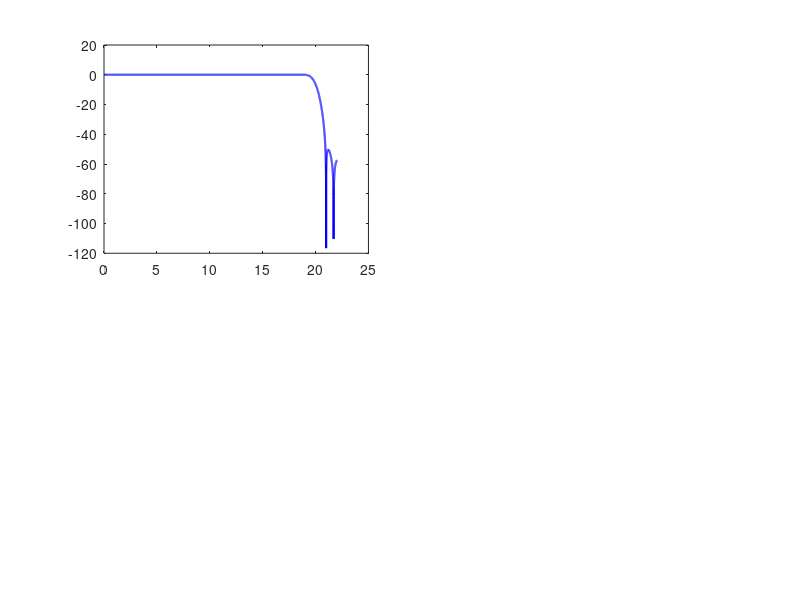

Here is the MATLAB script that generated this plot: (Note: this script raises an error after producing the figure.)
%% ========================================================================
%  FILTRE_ANTI_REPLIEMENT.m - Conception du filtre anti-repliement
%  APP Signal - ISEP 2025-2026 - Problème III
%  ========================================================================
clear; close all; clc;

fprintf('=== Conception du filtre anti-repliement ===\n\n');

%% Paramètres
Fe = 44100;        % Fréquence d'échantillonnage (Hz)
f_max = 20000;     % Fréquence max du signal utile (Hz)
SNR_cible = 90;    % dB

%% Gabarit du filtre
% Le filtre anti-repliement doit :
% 1. Laisser passer la bande [0, f_max] = [0, 20 kHz]
% 2. Atténuer les fréquences au-delà de Fe/2 = 22.05 kHz
% 3. L'atténuation doit être >= SNR_cible pour éviter le repliement

f_pass = f_max;         % Fréquence de coupure (fin bande passante)
f_stop = Fe/2;           % Début de la bande atténuée
delta_f = f_stop - f_pass;  % Bande de transition

% Ondulation en bande passante : on choisit Apass faible
Apass = 0.1;       % dB (ondulation max en bande passante)
Astop = SNR_cible;  % dB (atténuation en bande atténuée)

% Conversion en delta
delta1 = 10^(Apass/20) - 1;    % erreur bande passante
delta2 = 10^(-Astop/20);       % erreur bande atténuée

fprintf('--- Gabarit du filtre ---\n');
fprintf('  Type             : Passe-bas\n');
fprintf('  Fe               : %d Hz\n', Fe);
fprintf('  Fpass (fc)       : %d Hz\n', f_pass);
fprintf('  Fstop (fa)       : %.0f Hz\n', f_stop);
fprintf('  Bande transition : Δf = %.0f Hz\n', delta_f);
fprintf('  Apass            : %.1f dB (ondulation BP)\n', Apass);
fprintf('  Astop            : %d dB (atténuation BA)\n', Astop);
fprintf('  δ1               : %.6f\n', delta1);
fprintf('  δ2               : %.6e\n', delta2);

%% Conception avec différentes méthodes
fprintf('\n--- Conception du filtre ---\n');

% Normalisation des fréquences (entre 0 et 1, avec 1 = Fe/2)
Wpass = f_pass / (Fe/2);   % fréquence passante normalisée
Wstop = f_stop / (Fe/2);   % fréquence d'arrêt normalisée

fprintf('  Fréquences normalisées : Wpass = %.4f, Wstop = %.4f\n', Wpass, Wstop);

% Méthode 1 : Estimation de l'ordre par la formule de Kaiser
% N ≈ (-20*log10(sqrt(delta1*delta2)) - 13) / (14.6 * delta_f / Fe)
N_kaiser = ceil((-20*log10(sqrt(delta1*delta2)) - 13) / (14.6 * delta_f / Fe));
fprintf('\n  Estimation de l''ordre (formule de Kaiser) :\n');
fprintf('    N ≈ %d\n', N_kaiser);

% Méthode 2 : Utilisation de firpmord (si disponible)
try
    [N_pm, fo, ao, w] = firpmord([f_pass, f_stop], [1, 0], [delta1, delta2], Fe);
    fprintf('\n  Estimation de l''ordre (firpmord) :\n');
    fprintf('    N = %d\n', N_pm);
    
    % Synthèse du filtre equiripple (Parks-McClellan)
    h = firpm(N_pm, fo, ao, w);
    fprintf('    Filtre synthétisé avec %d coefficients\n', length(h));
catch
    fprintf('\n  firpmord non disponible, utilisation de fir1\n');
    N_pm = N_kaiser;
    % Filtre par fenêtre (méthode plus simple)
    h = fir1(N_pm, Wpass);
    fprintf('    Filtre FIR fenêtré avec %d coefficients\n', length(h));
end

%% Affichage de la réponse en fréquence
figure('Name', 'Filtre anti-repliement', 'Position', [100, 100, 1200, 800], 'Color', 'w');

% Calcul de la réponse en fréquence
M = 2^14;  % nombre de points FFT
[H, f] = freqz(h, 1, M, Fe);

% Amplitude en dB
subplot(2,2,1);
plot(f/1000, 20*log10(abs(H)), 'b', 'LineWidth', 1.5);
hold on;
xline(f_pass/1000, 'r--', 'fc = 20 kHz', 'LineWidth', 1);
xline(f_stop/1000, 'g--', 'Fe/2 = 22.05 kHz', 'LineWidth', 1);
yline(-Astop, 'k--', sprintf('-%d dB', Astop), 'LineWidth', 1);
xlabel('Fréquence (kHz)'); ylabel('|H(f)| (dB)');
title('Réponse en fréquence (dB)');
grid on; xlim([0, Fe/2/1000]);
ylim([-120, 5]);

% Amplitude linéaire
subplot(2,2,2);
plot(f/1000, abs(H), 'b', 'LineWidth', 1.5);
hold on;
xline(f_pass/1000, 'r--', 'fc', 'LineWidth', 1);
xline(f_stop/1000, 'g--', 'Fe/2', 'LineWidth', 1);
xlabel('Fréquence (kHz)'); ylabel('|H(f)|');
title('Réponse en fréquence (linéaire)');
grid on; xlim([0, Fe/2/1000]);

% Zoom bande passante
subplot(2,2,3);
plot(f/1000, 20*log10(abs(H)), 'b', 'LineWidth', 1.5);
hold on;
yline(0, 'k-');
yline(-Apass, 'r--', sprintf('-%.1f dB', Apass), 'LineWidth', 1);
yline(Apass, 'r--', sprintf('+%.1f dB', Apass), 'LineWidth', 1);
xlabel('Fréquence (kHz)'); ylabel('|H(f)| (dB)');
title('Zoom bande passante');
grid on; xlim([0, f_pass*1.1/1000]);
ylim([-1, 1]);

% Réponse impulsionnelle
subplot(2,2,4);
stem(0:length(h)-1, h, 'b', 'MarkerSize', 2);
xlabel('n'); ylabel('h(n)');
title(sprintf('Réponse impulsionnelle (N = %d)', length(h)));
grid on;

sgtitle(sprintf('Filtre anti-repliement passe-bas - Ordre %d', length(h)-1), ...
        'FontSize', 14, 'FontWeight', 'bold');

saveas(gcf, '../figures/filtre_anti_repliement.png');
fprintf('\nFigure sauvegardée : ../figures/filtre_anti_repliement.png\n');

%% Vérification des performances
fprintf('\n--- Vérification des performances ---\n');

% Atténuation à Fe/2
idx_fe2 = find(f >= Fe/2, 1);
if ~isempty(idx_fe2)
    att_fe2 = -20*log10(abs(H(idx_fe2)));
    fprintf('  Atténuation à Fe/2 = %.1f dB (cible >= %d dB)\n', att_fe2, Astop);
end

% Ondulation en bande passante
idx_bp = f <= f_pass;
ondulation_bp = max(abs(20*log10(abs(H(idx_bp)))));
fprintf('  Ondulation en BP = %.4f dB (cible <= %.1f dB)\n', ondulation_bp, Apass);

% Fréquence de coupure à -3 dB
idx_3dB = find(20*log10(abs(H)) <= -3, 1);
if ~isempty(idx_3dB)
    f_3dB = f(idx_3dB);
    fprintf('  Fréquence de coupure à -3 dB = %.0f Hz\n', f_3dB);
end

fprintf('\n  Nombre de coefficients du filtre : %d\n', length(h));
fprintf('  Nombre de multiplications par échantillon : %d\n', length(h));
fprintf('  → Sur un microcontrôleur, cela correspond à %d MAC/s\n', length(h) * Fe);
